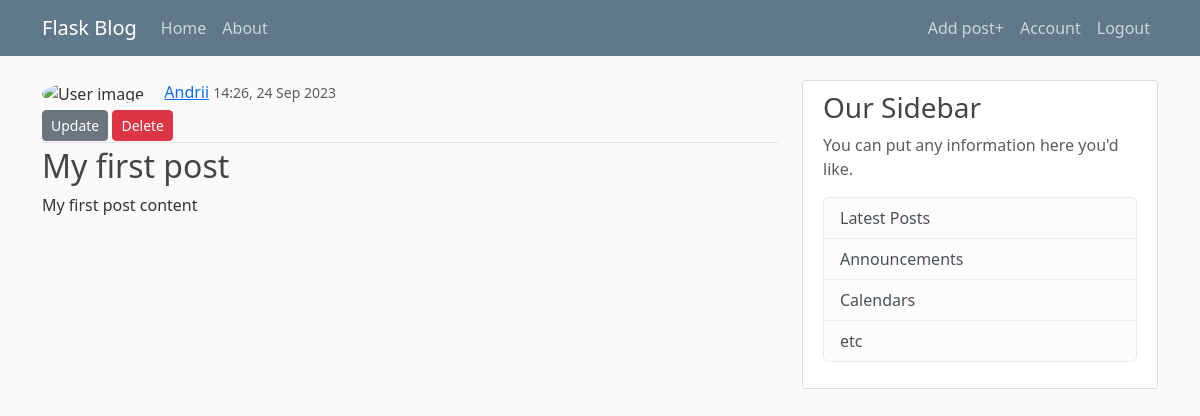
Page /post/1 (signed in) on the committed database.
### flaskblog/models.py (models this page shows, shortened)
class User(db.Model, UserMixin):
    __tablename__ = 'users'
    id = db.Column(db.Integer, primary_key=True)
    active = db.Column('is_active', db.Boolean(), nullable=False, server_default='1')
    username = db.Column(db.String(20), unique=True, nullable=False)
    email = db.Column(db.String(120, collation='NOCASE'), unique=True, nullable=False)
    email_confirmed_at = db.Column(db.DateTime(), default=None)
    confirmed = db.Column(db.Boolean, default=False)
    password_hash = db.Column(db.String(128))
    first_name = db.Column(db.String(50), default=None)
    last_name = db.Column(db.String(50), default=None)
    image_data = db.Column(db.LargeBinary)
    image_filename = db.Column(db.String(255))
    image_mimetype = db.Column(db.String(255))
    uploaded = db.Column(db.DateTime(), default=datetime.utcnow())
    member_since = db.Column(db.DateTime(), default=datetime.utcnow())  # we will use moments.js af
    last_seen = db.Column(db.DateTime(), default=datetime.utcnow())
    posts = db.relationship('Post',
                            backref='author',
                            lazy='dynamic',
                            cascade='all, delete-orphan')
    @property
    def password(self):
        raise AttributeError('password is not a readable attribute')

class Post(db.Model):
    __tablename__ = "posts"
    id = db.Column(db.Integer, primary_key=True)
    user_id = db.Column(db.Integer, db.ForeignKey('users.id'), nullable=False)
    title = db.Column(db.String(140), nullable=False)
    slug = db.Column(db.String(140), unique=True)
    content = db.Column(db.Text, nullable=False)
    created = db.Column(db.DateTime(), index=True, default=datetime.now())
    views = db.Column(db.Integer, default=0)
    likes = db.Column(db.Integer, default=0)

### flaskblog/posts/routes.py (the view)
@posts.route('/post/<int:post_id>')
def post(post_id):
    post = Post.query.get_or_404(post_id)
    return render_template('post.html', title=post.title, post=post)

### flaskblog/models.py (called while the page is built)
@login_manager.user_loader
def get_user(user_id):
    return User.query.get(int(user_id))

### flaskblog/templates/post.html (shortened to what this page needs)
{% extends 'layout.html' %}
{% block content %}
<div class="media-body">
    <div class="article-metadata">
      <img class='rounded-circle article-img' src="{{ url_for('users.user_image', user_id=post.author.id) }}" alt="User image">
      <a class="mr-2" href="{{ url_for('users.user_posts', username=post.author.username )}}">{{ post.author.username }}</a>
      <small class="text-muted">{{ moment(post.created).format('HH:mm,  DD MMM YYYY') }}</small>
      <div>
        {% if post.author == current_user %}
        <a class='btn btn-secondary btn-sm mt-1' href="{{ url_for('posts.update_post', post_id=post.id )}}">Update</a>
        <button class='btn btn-danger btn-sm mt-1' data-toggle="modal" data-target="#DeleteModal">Delete</button>
        {% endif %}
        </div>
    </div>
    <h2 class="article-title">{{ post.title }}</h2>
    <p class="article-content">{{ post.content }}</p>
  </div>
{% endblock content %}

### flaskblog/static/css/main.css (style rules this page uses)
body { background: #fafafa; color: #333333; margin-top: 5rem; }
h1, h2, h3, h4, h5, h6 { color: #444444; }
.article-title { color: #444444; }
.article-content { white-space: pre-line; }
.article-img { height: 65px; width: 65px; margin-right: 16px; }
.article-metadata { padding-bottom: 1px; margin-bottom: 4px; border-bottom: 1px solid #e3e3e3 }

### rows in the picture
User: author.username "Andrii"
Post: created "14:26, 24 Sep 2023", title "My first post", content "My first post content"
